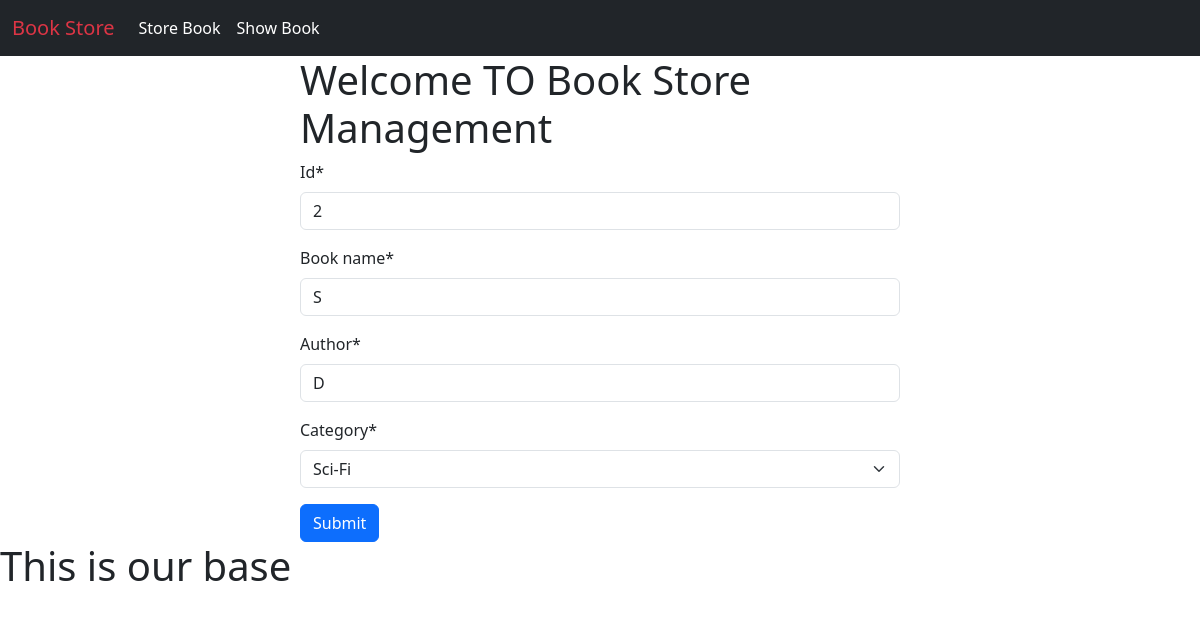
The page /edit_book/2 on the database its author committed.
### book/models.py (models this page shows)
class BookStoreModel(models.Model):
    CATEGORY = (
        ('Mystery', 'Mystery'),
        ('Thriller', 'Thriller'),
        ('Sci-Fi', 'Sci-Fi'),
        ('Humor', 'Humor'),
        ('Horror', 'Horror'),
    )
    id = models.IntegerField(primary_key=True)
    book_name = models.CharField(max_length=30)
    author = models.CharField(max_length=30)
    category = models.CharField(max_length=30, choices=CATEGORY)
    first_pub = models.DateTimeField(auto_now_add=True)
    last_pub = models.DateTimeField(auto_now=True)

### book/views.py (the view)
# urls.py: path('edit_book/<int:id>', edit_book, name='edit_book'),
def edit_book(request, id):
    book = BookStoreModel.objects.get(pk=id)
    form = BookStoreForm(instance=book)
    if request.method == 'POST':
        form = BookStoreForm(request.POST, instance=book)
        if form.is_valid():
            form.save()
            return redirect('show_books')
    return render(request, 'store_book.html', {'form': form})

### book/forms.py
class BookStoreForm(forms.ModelForm):
    class Meta:
        model = BookStoreModel
        fields = ['id', 'book_name', 'author', 'category']

### book/templates/store_book.html (shortened to what this page needs)
{% extends 'base.html' %}
{% load crispy_forms_tags %}
{% block content %}
<div style="width: 50%; margin:auto">
    <h1>Welcome TO Book Store Management</h1>
    <form method="post" method="/show_books">
        {{form|crispy}}
        <button class="btn btn-primary" type="submit">Submit</button>
    </form>
</div>
{% endblock %}

### rows shown on the page
BookStoreModel: id "2", book_name "S", author "D", category "Sci-Fi"
